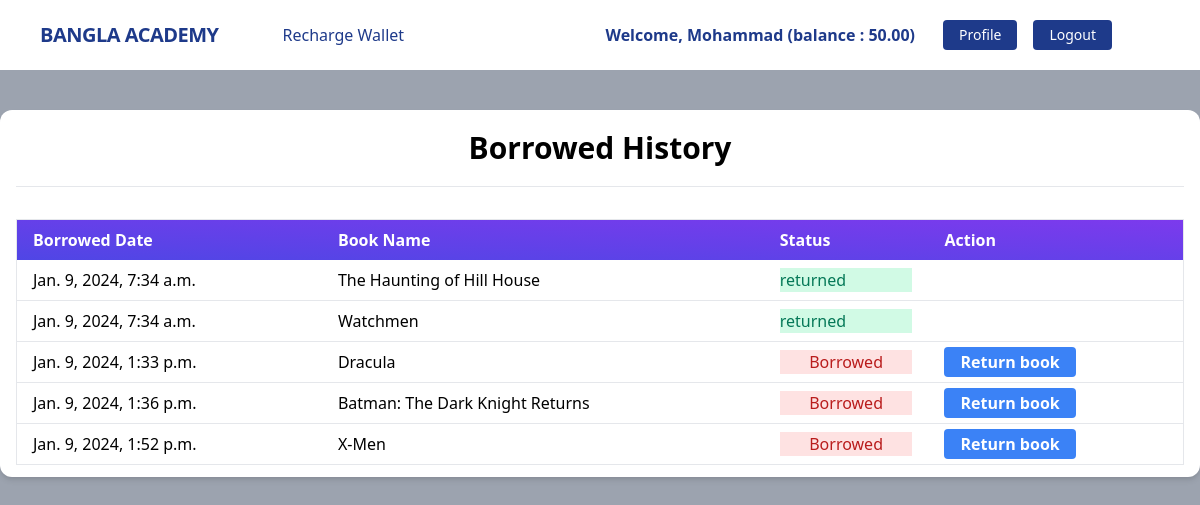
Screenshot of /borrow/history/ (signed in) with the database file from the repository.
### wallet/models.py (models this page shows)
class Wallet(models.Model):
    user = models.OneToOneField(User, on_delete = models.CASCADE)
    balance = models.DecimalField(max_digits=5, decimal_places=2, default=0, null=True, blank=True)

### borrow/models.py (models this page shows, shortened)
class Borrow(models.Model):
    user = models.ForeignKey(User, on_delete=models.CASCADE, blank=True, null=True)
    book = models.ForeignKey(Books, on_delete=models.CASCADE)
    date = models.DateTimeField(auto_now_add=True, blank=True, null=True)
    is_retuened = models.BooleanField(default=False)

### books/models.py (models this page shows)
class Books(models.Model):
    title = models.CharField(max_length=100)
    description = models.TextField()
    imange = models.ImageField(upload_to='books/media/uploads/')
    borrowing_price = models.IntegerField()
    category = models.ManyToManyField(Category)

### borrow/views.py (the view)
# urls.py: path('history/', BorrowedHistoryView.as_view(), name= 'borrowed_history'),
class BorrowedHistoryView(LoginRequiredMixin,ListView):
    template_name = 'borrow/borrow_report.html'
    model = Borrow
    def get_queryset(self):
        queryset = super().get_queryset().filter(
            user = self.request.user
        )
        return queryset

### borrow/templates/borrow/borrow_report.html (shortened to what this page needs)
{% extends 'base.html' %}
{% block content %}
<div class="my-10 py-3 px-4 bg-white rounded-xl shadow-md">
  <h1 class="font-bold text-3xl text-center pb-5 pt-2">Borrowed History</h1>
  <hr />
  <table
    class="table-auto mx-auto w-full px-5 rounded-xl mt-8 border dark:border-neutral-500"
  >
    <thead class="bg-purple-900 text-white text-left">
      <tr
        class="bg-gradient-to-tr from-indigo-600 to-purple-600 rounded-md py-2 px-4 text-white font-bold"
      >
        <th class="px-4 py-2">Borrowed Date</th>
        <th class="px-4 py-2">Book Name</th>
        <th class="px-4 py-2">Status</th>
        <th class="px-4 py-2">Action</th>
      </tr>
    </thead>
    <tbody>
      {% for history in object_list %}
      <tr class="border-b dark:border-neutral-500">
        <td class="px-4 py-2">
          {{ history.date}}
        </td>
        <td class="px-4 py-2">
          {{ history.book.title}}
        </td>
        <td class="px-4 py-2">
          {% if history.is_retuened %}
          <p class = 'text-green-700 bg-green-100' >returned</p>
          {% else %}
          <p class = 'text-red-700 bg-red-100 text-center' >Borrowed</p>
          {%endif%}
        </td>
        <td class="px-4 py-2">
          {% if history.is_retuened == False %}
          <a class="bg-blue-500 hover:bg-blue-700 focus:ring focus:ring-blue-200 text-white font-bold py-1 px-4 rounded" href="{% url 'return_book' history.book.id %}">Return book</a>
          {%endif%}
        </td>
      </tr>
      {% endfor %}
    </tbody>
  </table>
</div>
{% endblock %}

### core/templates/navbar.html (shortened to what this page needs)
<nav class="flex items-center justify-between flex-wrap bg-white p-5 px-10">
    <div class="flex items-center flex-shrink-0 text-white mr-6">
        <span class="font-semibold text-xl tracking-tight text-blue-900"><a href="/">BANGLA ACADEMY</a></span>
    </div>
    <div class="w-full block flex-grow lg:flex lg:items-center lg:w-auto px-10">
        {% if request.user.is_authenticated %}
            <div class="text-md lg:flex-grow">
                <a href="{% url 'recharge' %}" class="block mt-4 lg:inline-block lg:mt-0 text-blue-900 hover:text-red-900 hover:font-black mr-4">
                    Recharge Wallet
                </a>
            </div>
            <div class="flex w-auto">
                <div class="text-blue-900 my-auto font-black px-5">Welcome, {{ request.user.first_name }} (balance : {{request.user.wallet.balance}}) </div>
                <a href="{% url 'borrowed_history' %}" class="mx-2 inline-block font-medium text-sm px-4 py-2 leading-none bg-blue-900 rounded text-white border-white hover:border-transparent hover:text-dark hover:bg-red-700 mt-4 lg:mt-0">Profile</a>
                <a href="{% url 'logout' %}" class="mx-2 inline-block font-medium text-sm px-4 py-2 leading-none bg-blue-900 rounded text-white border-white hover:border-transparent hover:text-dark hover:bg-red-700 mt-4 lg:mt-0">Logout</a>
            </div>
        {% endif %}
    </div>
</nav>

### rows the page displays
Borrow: date "Jan. 9, 2024, 7:34 a.m.", book "The Haunting of Hill House", is_retuened "returned"
Borrow: date "Jan. 9, 2024, 7:34 a.m.", book "Watchmen", is_retuened "returned"
Borrow: date "Jan. 9, 2024, 1:33 p.m.", book "Dracula", is_retuened "Borrowed"
Borrow: date "Jan. 9, 2024, 1:36 p.m.", book "Batman: The Dark Knight Returns", is_retuened "Borrowed"
Borrow: date "Jan. 9, 2024, 1:52 p.m.", book "X-Men", is_retuened "Borrowed"

### other values shown
{{ request.user.first_name }} "Mohammad"
{{ request.user.wallet.balance }} "50.00"
